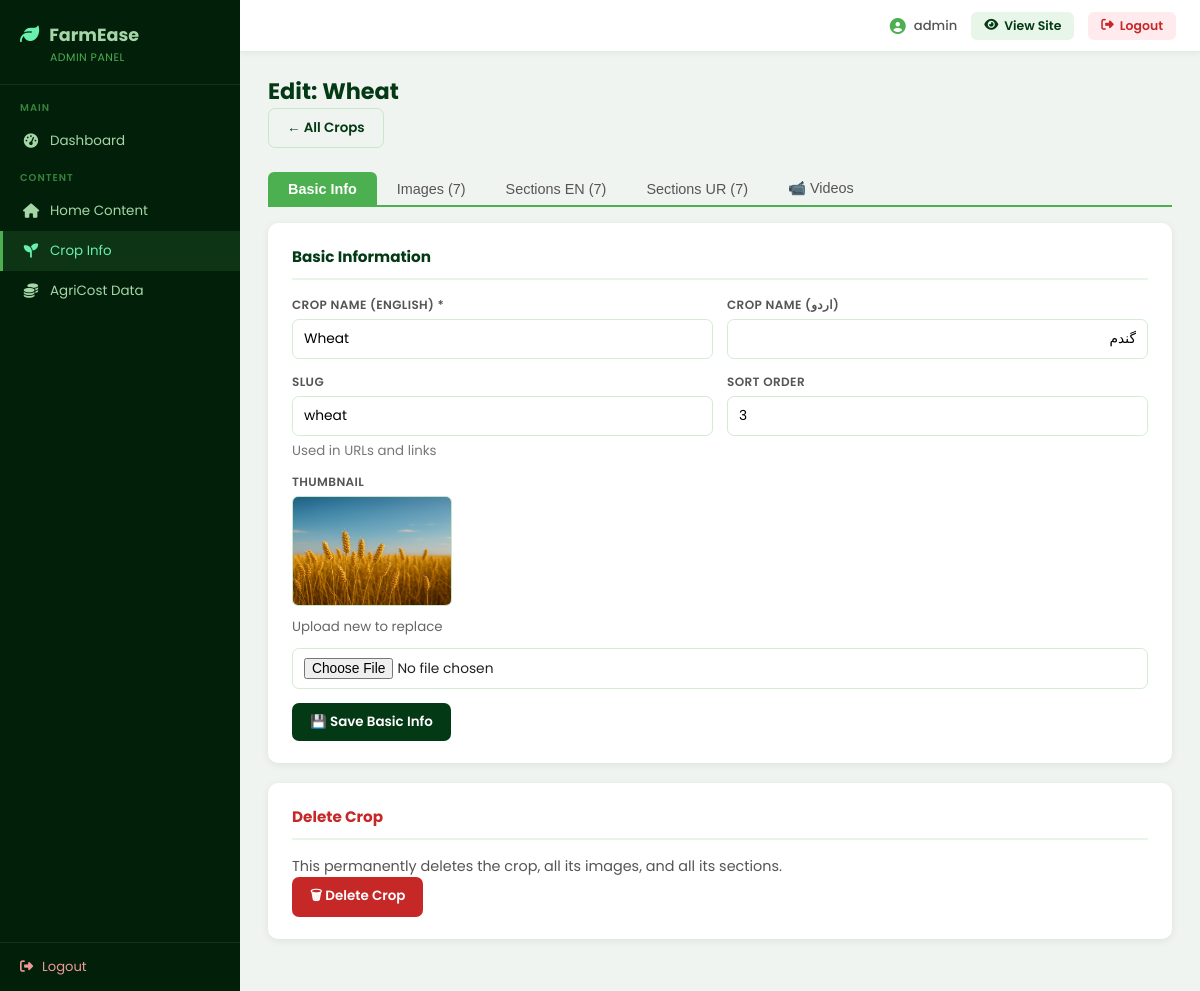
Page /backend/admin/crop-info.php?view=edit&id=3 (signed in) on the committed database.
### tables this page shows
CREATE TABLE `crops` (
  `id` int(11) NOT NULL,
  `slug` varchar(50) NOT NULL,
  `name_en` varchar(100) DEFAULT '',
  `name_ur` varchar(100) DEFAULT '',
  `desc_en` text DEFAULT NULL,
  `desc_ur` text DEFAULT NULL,
  `thumbnail` varchar(255) DEFAULT '',
  `video_1` varchar(100) DEFAULT '',
  `video_2` varchar(100) DEFAULT '',
  `video_3` varchar(100) DEFAULT '',
  `video_4` varchar(100) DEFAULT '',
  `sort_order` int(11) DEFAULT 0
);

### backend/admin/crop-info.php (the view, shortened to what this page needs)
<?php
function imgUrl($path) {
    return str_starts_with($path, 'http') ? $path : '../../frontend/' . $path;
}
global $conn;
$view = $_GET['view'] ?? '';
$id   = (int)($_GET['id'] ?? 0);
$msg  = $_GET['msg'] ?? '';
$tab  = $_GET['tab'] ?? 'basic';
$crop = null;
$images = [];
$secEn = [];
$secUr = [];
if ($view === 'edit' && $id) {
    $crop   = $conn->query("SELECT * FROM crops WHERE id=$id")->fetch_assoc();
    $images = $conn->query("SELECT * FROM crop_images WHERE crop_id=$id ORDER BY sort_order")->fetch_all(MYSQLI_ASSOC);
    $secEn  = $conn->query("SELECT * FROM crop_sections WHERE crop_id=$id AND lang='en' ORDER BY sort_order")->fetch_all(MYSQLI_ASSOC);
    $secUr  = $conn->query("SELECT * FROM crop_sections WHERE crop_id=$id AND lang='ur' ORDER BY sort_order")->fetch_all(MYSQLI_ASSOC);
}
$allCrops = $conn->query("SELECT * FROM crops ORDER BY sort_order, name_en")->fetch_all(MYSQLI_ASSOC);
?>
<!DOCTYPE html><html lang="en"><head><meta charset="UTF-8"><title>Crop Info</title>
<?php include __DIR__ . '/partials/head-styles.php'; ?>
</head><body>
<div class="layout">
<?php include __DIR__ . '/partials/sidebar.php'; ?>
<main class="content">
<?php if ($view === 'new'): ?>
<div class="page-header">
  <h1>Add New Crop</h1>
  <a href="crop-info.php" class="btn btn-outline">← Back</a>
</div>
<?php if ($msg === 'slug_taken'): ?>
<div class="alert alert-error">⚠ That slug is already taken. Choose a different one.</div>
<?php endif; ?>
<div class="card">
  <form method="POST" enctype="multipart/form-data">
    <input type="hidden" name="_action" value="create">
    <div class="form-grid">
      <div class="form-group">
        <label>Crop Name (English) *</label>
        <input type="text" name="name_en" required placeholder="e.g. Wheat">
      </div>
      <div class="form-group">
        <label>Crop Name (اردو)</label>
        <input type="text" name="name_ur" dir="rtl" placeholder="e.g. گندم">
      </div>
      <div class="form-group">
        <label>Slug (URL key) *</label>
        <input type="text" name="slug" required placeholder="e.g. wheat" id="slugInput">
        <small style="color:#777">Lowercase letters, numbers, hyphens only</small>
      </div>
      <div class="form-group">
        <label>Sort Order</label>
        <input type="number" name="sort_order" value="0">
      </div>
    </div>
    <div class="form-group" style="margin-top:12px">
      <label>Thumbnail Image</label>
      <input type="file" name="thumbnail" accept="image/*">
    </div>
    <div class="btn-group" style="margin-top:16px">
      <button type="submit" class="btn btn-primary">Create Crop →</button>
      <a href="crop-info.php" class="btn btn-outline">Cancel</a>
    </div>
  </form>
</div>
<script>
document.querySelector('input[name="name_en"]').addEventListener('input', function(){
  const s = document.getElementById('slugInput');
  if (!s.dataset.manual) s.value = this.value.toLowerCase().replace(/[^a-z0-9]+/g,'-').replace(/^-|-$/g,'');
});
document.getElementById('slugInput').addEventListener('input', function(){ this.dataset.manual = '1'; });
</script>
<?php elseif ($view === 'edit' && $crop): ?>
<div class="page-header">
  <h1>Edit: <?= htmlspecialchars($crop['name_en']) ?></h1>
  <a href="crop-info.php" class="btn btn-outline">← All Crops</a>
</div>
<div class="tab-strip">
  <button class="<?= $tab==='basic'?'active':'' ?>" onclick="showTab('basic')">Basic Info</button>
  <button class="<?= $tab==='images'?'active':'' ?>" onclick="showTab('images')">Images (<?= count($images) ?>)</button>
  <button class="<?= $tab==='en'?'active':'' ?>" onclick="showTab('en')">Sections EN (<?= count($secEn) ?>)</button>
  <button class="<?= $tab==='ur'?'active':'' ?>" onclick="showTab('ur')">Sections UR (<?= count($secUr) ?>)</button>
  <button class="<?= $tab==='videos'?'active':'' ?>" onclick="showTab('videos')">📹 Videos</button>
</div>
<div id="tab-basic" class="tab-pane <?= $tab==='basic'?'show':'' ?>">
<div class="card">
  <h2>Basic Information</h2>
  <form method="POST" enctype="multipart/form-data">
    <div class="form-grid">
      <div class="form-group">
        <label>Crop Name (English) *</label>
        <input type="text" name="name_en" value="<?= htmlspecialchars($crop['name_en']) ?>" required>
      </div>
      <div class="form-group">
        <label>Crop Name (اردو)</label>
        <input type="text" name="name_ur" dir="rtl" value="<?= htmlspecialchars($crop['name_ur']) ?>">
      </div>
      <div class="form-group">
        <label>Slug</label>
        <input type="text" name="slug" value="<?= htmlspecialchars($crop['slug']) ?>" required>
        <small style="color:#777">Used in URLs and links</small>
      </div>
      <div class="form-group">
        <label>Sort Order</label>
        <input type="number" name="sort_order" value="<?= (int)$crop['sort_order'] ?>">
      </div>
    </div>
    <div class="form-group" style="margin-top:12px">
      <label>Thumbnail</label>
      <?php if ($crop['thumbnail']): ?>
        <img src="<?= htmlspecialchars(imgUrl($crop['thumbnail'])) ?>" class="img-preview" style="max-width:160px;max-height:110px;border-radius:6px;border:1px solid #c8e6c9;display:block;margin-bottom:6px">
        <small style="color:#666">Upload new to replace</small>
      <?php endif; ?>
      <input type="file" name="thumbnail" accept="image/*" style="margin-top:6px">
    </div>
    <div class="btn-group" style="margin-top:14px">
      <button type="submit" class="btn btn-primary">💾 Save Basic Info</button>
    </div>
  </form>
</div>
<div class="card" style="border-color:#ffcdd2">
  <h2 style="color:#c62828">Delete Crop</h2>
  <p style="color:#555;font-size:.9rem">This permanently deletes the crop, all its images, and all its sections.</p>
  <form method="POST" onsubmit="return confirm('Delete this crop and ALL its data? This cannot be undone.')">
    <button type="submit" class="btn btn-danger">🗑 Delete Crop</button>
  </form>
</div>
</div>
<?php endif; ?>
</main></div></body></html>

### backend/admin/partials/head-styles.php (style rules this page uses)
* { box-sizing: border-box; margin: 0; padding: 0; }
body { font-family: 'Poppins', sans-serif; background: #f0f4f0; color: #222; }
.layout { display: flex; min-height: 100vh; }
.content { flex: 1; margin-left: 240px; padding: 74px 28px 32px; overflow-y: auto; min-width: 0; }
.page-header { margin-bottom: 24px; }
.page-header h1 { font-size: 1.4rem; font-weight: 700; color: #043915; display: flex; align-items: center; gap: 10px; }
.card { background: #fff; border-radius: 10px; padding: 22px 24px; box-shadow: 0 2px 8px rgba(0,0,0,.07); margin-bottom: 20px; }
.card h2 { font-size: .95rem; color: #043915; margin-bottom: 16px; padding-bottom: 10px; border-bottom: 2px solid #e8f5e9; display: flex; align-items: center; gap: 8px; }
.form-grid { display: grid; grid-template-columns: 1fr 1fr; gap: 14px; }
.form-group { display: flex; flex-direction: column; gap: 5px; }
.form-group label { font-size: .75rem; font-weight: 600; color: #555; text-transform: uppercase; letter-spacing: .4px; }
.form-group input, .form-group select, .form-group textarea { border: 1.5px solid #d4ebd4; border-radius: 7px; padding: 9px 11px; font-size: .86rem; font-family: 'Poppins', sans-serif; outline: none; transition: border-color .2s, box-shadow .2s; width: 100%; background: #fff; }
.btn { padding: 9px 18px; border-radius: 7px; border: none; cursor: pointer; font-size: .84rem; font-weight: 600; font-family: 'Poppins', sans-serif; text-decoration: none; display: inline-flex; align-items: center; gap: 7px; transition: background .2s, transform .15s; }
.btn-primary { background: #043915; color: #fff; }
.btn-danger { background: #c62828; color: #fff; }
.btn-outline { background: transparent; color: #043915; border: 1.5px solid #c8e6c9; }
.btn-group { display: flex; gap: 8px; margin-top: 14px; flex-wrap: wrap; }

### backend/admin/crop-info.php (style rules this page uses)
.tab-strip { display:flex;gap:0;border-bottom:2px solid #4caf50;margin-bottom:16px }
.tab-strip button { padding:8px 20px;border:none;background:none;cursor:pointer;font-size:.9rem;color:#555;border-radius:6px 6px 0 0;transition:background .15s }
.tab-strip button.active { background:#4caf50;color:#fff;font-weight:600 }
.tab-pane { display:none }
.tab-pane.show { display:block }

### rows in the picture
crops: name_en "Wheat", name_ur "گندم", slug "wheat", sort_order "3", thumbnail (picture)

### other values in the picture
$_SESSION['admin_user'] "admin"
count($images) "7"
count($secEn) "7"
count($secUr) "7"
